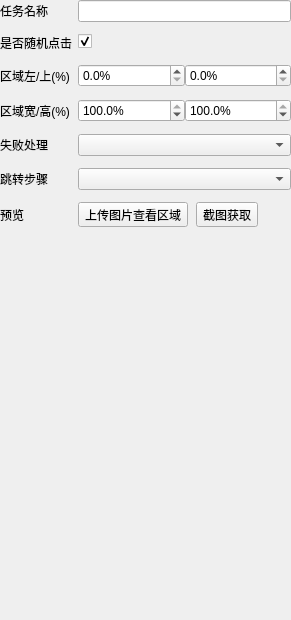
<?xml version="1.0" encoding="UTF-8"?>
<ui version="4.0">
 <class>RoiClickForm</class>
 <widget class="QWidget" name="RoiClickForm">
  <property name="geometry">
   <rect>
    <x>0</x>
    <y>0</y>
    <width>291</width>
    <height>620</height>
   </rect>
  </property>
  <property name="windowTitle">
   <string>RoiClickForm</string>
  </property>
  <widget class="QWidget" name="formLayoutWidget">
   <property name="geometry">
    <rect>
     <x>0</x>
     <y>0</y>
     <width>291</width>
     <height>614</height>
    </rect>
   </property>
   <layout class="QFormLayout" name="formLayout">
    <property name="horizontalSpacing">
     <number>6</number>
    </property>
    <property name="verticalSpacing">
     <number>12</number>
    </property>
    <item row="0" column="0">
     <widget class="QLabel" name="label">
      <property name="text">
       <string>任务名称</string>
      </property>
     </widget>
    </item>
    <item row="0" column="1">
     <widget class="QLineEdit" name="lineTaskNameEdit"/>
    </item>
    <item row="1" column="0">
     <widget class="QLabel" name="randomClickLabel">
      <property name="text">
       <string>是否随机点击</string>
      </property>
     </widget>
    </item>
    <item row="1" column="1">
     <widget class="QCheckBox" name="randomClickCheckBox">
      <property name="toolTip">
       <string>开启后在区域内随机取点点击，避免固定坐标；关闭则点击区域中心</string>
      </property>
      <property name="text">
       <string/>
      </property>
      <property name="checked">
       <bool>true</bool>
      </property>
     </widget>
    </item>
    <item row="2" column="0">
     <widget class="QLabel" name="roiPosLabel">
      <property name="toolTip">
       <string>点击区域左上角坐标，占图片宽/高的百分比</string>
      </property>
      <property name="text">
       <string>区域左/上(%)</string>
      </property>
     </widget>
    </item>
    <item row="2" column="1">
     <layout class="QHBoxLayout" name="roiPosLayout">
      <item>
       <widget class="QDoubleSpinBox" name="roiXBox">
        <property name="suffix">
         <string>%</string>
        </property>
        <property name="decimals">
         <number>1</number>
        </property>
        <property name="maximum">
         <double>100.000000000000000</double>
        </property>
       </widget>
      </item>
      <item>
       <widget class="QDoubleSpinBox" name="roiYBox">
        <property name="suffix">
         <string>%</string>
        </property>
        <property name="decimals">
         <number>1</number>
        </property>
        <property name="maximum">
         <double>100.000000000000000</double>
        </property>
       </widget>
      </item>
     </layout>
    </item>
    <item row="3" column="0">
     <widget class="QLabel" name="roiSizeLabel">
      <property name="toolTip">
       <string>点击区域宽高，占图片宽/高的百分比；100%x100% 表示覆盖整张图片</string>
      </property>
      <property name="text">
       <string>区域宽/高(%)</string>
      </property>
     </widget>
    </item>
    <item row="3" column="1">
     <layout class="QHBoxLayout" name="roiSizeLayout">
      <item>
       <widget class="QDoubleSpinBox" name="roiWBox">
        <property name="suffix">
         <string>%</string>
        </property>
        <property name="decimals">
         <number>1</number>
        </property>
        <property name="maximum">
         <double>100.000000000000000</double>
        </property>
        <property name="value">
         <double>100.000000000000000</double>
        </property>
       </widget>
      </item>
      <item>
       <widget class="QDoubleSpinBox" name="roiHBox">
        <property name="suffix">
         <string>%</string>
        </property>
        <property name="decimals">
         <number>1</number>
        </property>
        <property name="maximum">
         <double>100.000000000000000</double>
        </property>
        <property name="value">
         <double>100.000000000000000</double>
        </property>
       </widget>
      </item>
     </layout>
    </item>
    <item row="4" column="0">
     <widget class="QLabel" name="errorHandleLabel">
      <property name="toolTip">
       <string>点击失败（截图失败或区域无效）时的处理方式</string>
      </property>
      <property name="text">
       <string>失败处理</string>
      </property>
     </widget>
    </item>
    <item row="4" column="1">
     <widget class="QComboBox" name="errorHandleBox"/>
    </item>
    <item row="5" column="0">
     <widget class="QLabel" name="stepInputLabel">
      <property name="text">
       <string>跳转步骤</string>
      </property>
     </widget>
    </item>
    <item row="5" column="1">
     <widget class="QComboBox" name="stepInputBox"/>
    </item>
    <item row="6" column="0">
     <widget class="QLabel" name="previewLabel">
      <property name="text">
       <string>预览</string>
      </property>
     </widget>
    </item>
    <item row="6" column="1">
     <layout class="QHBoxLayout" name="previewBtnLayout">
      <property name="spacing">
       <number>8</number>
      </property>
      <item>
       <widget class="QToolButton" name="btnUploadImage">
        <property name="text">
         <string>上传图片查看区域</string>
        </property>
       </widget>
      </item>
      <item>
       <widget class="QToolButton" name="btnCaptureImage">
        <property name="toolTip">
         <string>截取当前游戏画面作为预览底图</string>
        </property>
        <property name="text">
         <string>截图获取</string>
        </property>
       </widget>
      </item>
     </layout>
    </item>
    <item row="7" column="0" colspan="2">
     <widget class="RoiPreviewWidget" name="roiPreview" native="true">
      <property name="sizePolicy">
       <sizepolicy hsizetype="Expanding" vsizetype="Expanding">
        <horstretch>0</horstretch>
        <verstretch>0</verstretch>
       </sizepolicy>
      </property>
      <property name="minimumSize">
       <size>
        <width>260</width>
        <height>150</height>
       </size>
      </property>
      <property name="maximumSize">
       <size>
        <width>16777215</width>
        <height>200</height>
       </size>
      </property>
     </widget>
    </item>
    <item row="8" column="0" colspan="2">
     <spacer name="bottomSpacer">
      <property name="orientation">
       <enum>Qt::Vertical</enum>
      </property>
      <property name="sizeHint" stdset="0">
       <size>
        <width>20</width>
        <height>0</height>
       </size>
      </property>
     </spacer>
    </item>
   </layout>
  </widget>
 </widget>
 <customwidgets>
  <customwidget>
   <class>RoiPreviewWidget</class>
   <extends>QWidget</extends>
   <header>src/ui/ocrForm/RoiPreviewWidget.h</header>
   <container>1</container>
  </customwidget>
 </customwidgets>
 <resources/>
 <connections/>
</ui>
